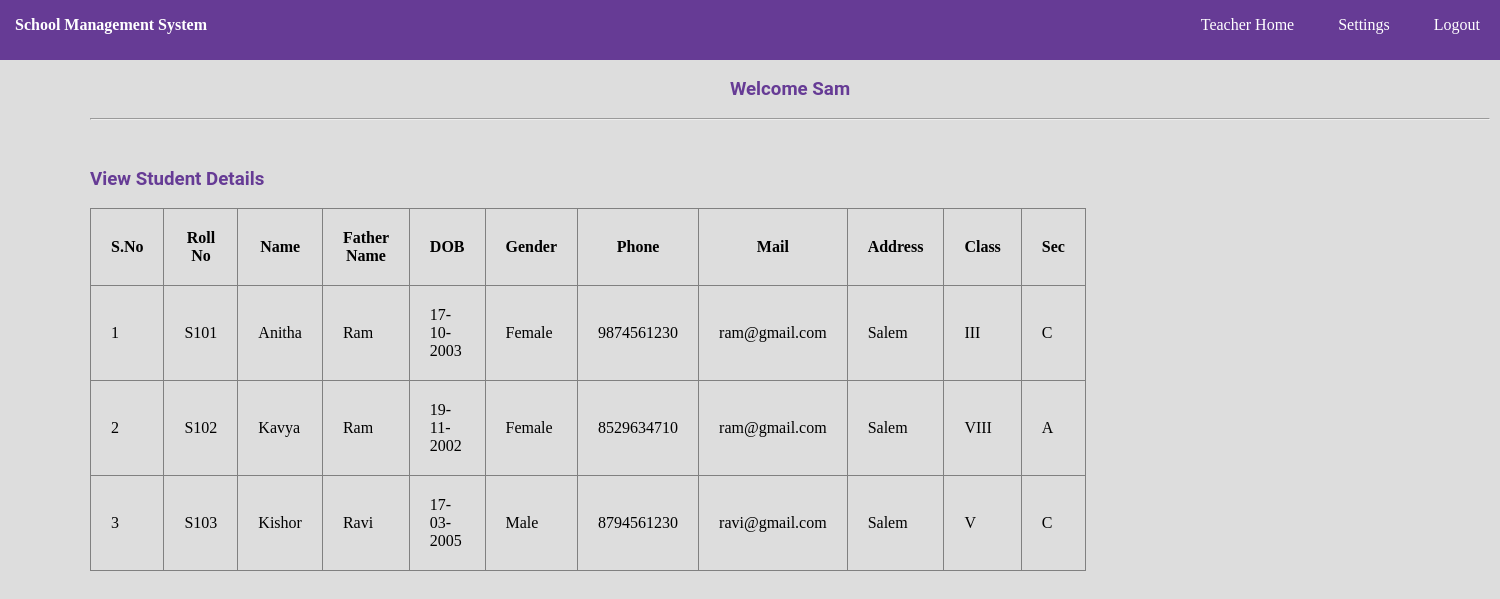
/view_stud_teach.php (signed in), run on the app's committed database.
### tables this page shows
CREATE TABLE IF NOT EXISTS `student` (
  `ID` int(11) NOT NULL AUTO_INCREMENT,
  `RNO` varchar(150) NOT NULL,
  `NAME` varchar(150) NOT NULL,
  `FNAME` varchar(150) NOT NULL,
  `DOB` varchar(150) NOT NULL,
  `GEN` varchar(150) NOT NULL,
  `PHO` varchar(150) NOT NULL,
  `MAIL` varchar(150) NOT NULL,
  `ADDR` text NOT NULL,
  `SCLASS` varchar(150) NOT NULL,
  `SSEC` varchar(150) NOT NULL,
  `SIMG` varchar(150) NOT NULL,
  `TID` int(11) NOT NULL,
  PRIMARY KEY (`ID`)
);

### view_stud_teach.php (the view, shortened to what this page needs)
<?php
	include"database.php";
?>
<!DOCTYPE html>
<html>
	<head>
		<link rel="stylesheet" type="text/css" href="css/style.css">
	</head>
	<body>
		<?php include"navbar.php";?><br>
			<div id="section">
				<h3 class="text">Welcome <?php echo $_SESSION["TNAME"]; ?></h3><br><hr><br>
				<div class="content">
						<h3 >View Student Details</h3><br>
					<table border="1px" >
						<tr>
							<th>S.No</th>
							<th>Roll No</th>
							<th>Name</th>
							<th>Father Name</th>
							<th>DOB</th>
							<th>Gender</th>
							<th>Phone</th>
							<th>Mail</th>
							<th>Address</th>
							<th>Class</th>
							<th>Sec</th>
						</tr>
						<?php
							$s="select * from student ";
							$res=$db->query($s);
							if($res->num_rows>0)
							{
								$i=0;
								while($r=$res->fetch_assoc())
								{
									$i++;
									echo"
										<tr>
											<td>{$i}</td>
											<td>{$r["RNO"]}</td>
											<td>{$r["NAME"]}</td>
											<td>{$r["FNAME"]}</td>
											<td>{$r["DOB"]}</td>
											<td>{$r["GEN"]}</td>
											<td>{$r["PHO"]}</td>
											<td>{$r["MAIL"]}</td>
											<td>{$r["ADDR"]}</td>
											<td>{$r["SCLASS"]}</td>
											<td>{$r["SSEC"]}</td>
										</tr>
									";
								}
							}
							else
							{
								echo "No Record Found";
							}
						?>
					</table>
				</div>
			</div>
	</body>
</html>

### css/style.css (style rules this page uses)
* { padding:0px; margin:0px; }
html { background:#dddddd; }
h1,h2,h3,h4,h5,h6,label { font-family:roboto; color:#663b95; }
.text { text-align:center; }
#section { height:auto; width:1400px; margin-left:90px; font-family:cambria; }
.content { margin-top:30px; height:auto; width:950px; float:left; }
tr,td,th { padding:20px; }
table { border-collapse:collapse; }

### data on the page
student: RNO "S101", NAME "Anitha", FNAME "Ram", DOB "17-10-2003", GEN "Female", PHO "9874561230", MAIL "ram@gmail.com", ADDR "Salem", SCLASS "III", SSEC "C"
student: RNO "S102", NAME "Kavya", FNAME "Ram", DOB "19-11-2002", GEN "Female", PHO "8529634710", MAIL "ram@gmail.com", ADDR "Salem", SCLASS "VIII", SSEC "A"
student: RNO "S103", NAME "Kishor", FNAME "Ravi", DOB "17-03-2005", GEN "Male", PHO "8794561230", MAIL "ravi@gmail.com", ADDR "Salem", SCLASS "V", SSEC "C"

### other printed values
$_SESSION["TNAME"] "Sam"
